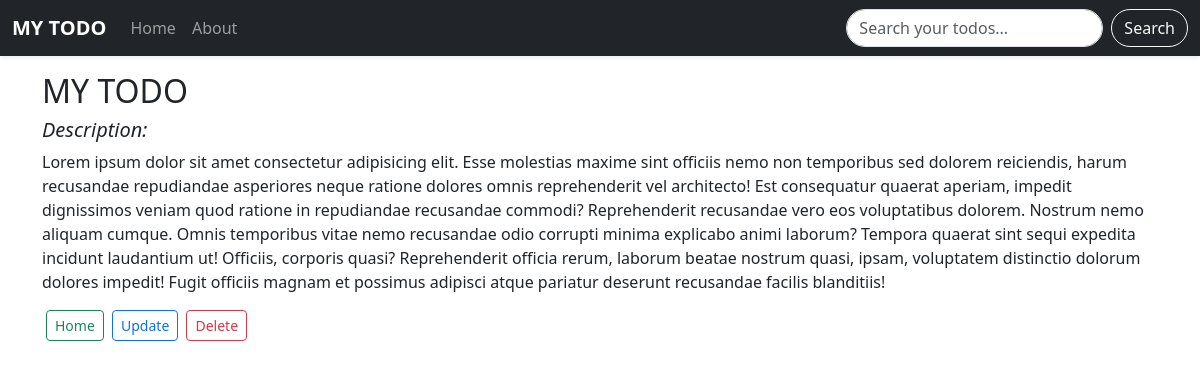
Page /description/8 on the committed database.
### My_Todo_App/app.py (models this page shows, shortened)
class Todo(db.Model):
    sno = db.Column(db.Integer, primary_key = True)
    title = db.Column(db.String(200), nullable = False)
    desc = db.Column(db.String(500), nullable = False)
    date_created = db.Column(db.DateTime, default = lambda: datetime.now(timezone.utc))
    status = db.Column(db.Boolean, default = False)

### My_Todo_App/app.py (the view)
@app.route("/description/<int:sno>")
def describe(sno):
    todo=Todo.query.filter_by(sno=sno).first()
    return render_template("desc.html",todo = todo)

### My_Todo_App/templates/desc.html (shortened to what this page needs)
{% extends 'base.html' %}
{% block body %}
<div class="container my-3">
    <h2>{{todo.title.upper()}}</h2>
    <h5><i>Description:</i></h5>
    <p>{{todo.desc}}</p>
    <a href="/"><button type="button" class="btn btn-outline-success btn-sm mx-1">Home</button></a>
    <a href="/update/{{todo.sno}}"><button type="button" class="btn btn-outline-primary btn-sm ">Update</button></a>
    <a href="/delete/{{todo.sno}}"><button type="button" class="btn btn-outline-danger btn-sm mx-1">Delete</button></a>
</div>
{% endblock body %}

### rows in the picture
Todo: title "MY TODO", desc "Lorem ipsum dolor sit amet consectetur adipisicing elit. Esse molestias maxime sint officiis nemo non temporibus sed dolorem reiciendis, harum recusandae repudiandae asperiores neque ratione dolores omnis reprehenderit vel architecto! Est consequatur quaerat aperiam, impedit dignissimos veniam quod ratione in repudiandae recusandae commodi? Reprehenderit recusandae vero eos voluptatibus dolorem. Nostrum nemo aliquam cumque. Omnis temporibus vitae nemo recusandae odio corrupti minima explicabo animi laborum? Tempora quaerat sint sequi expedita incidunt laudantium ut! Officiis, corporis quasi? Reprehenderit officia rerum, laborum beatae nostrum quasi, ipsam, voluptatem distinctio dolorum…"
